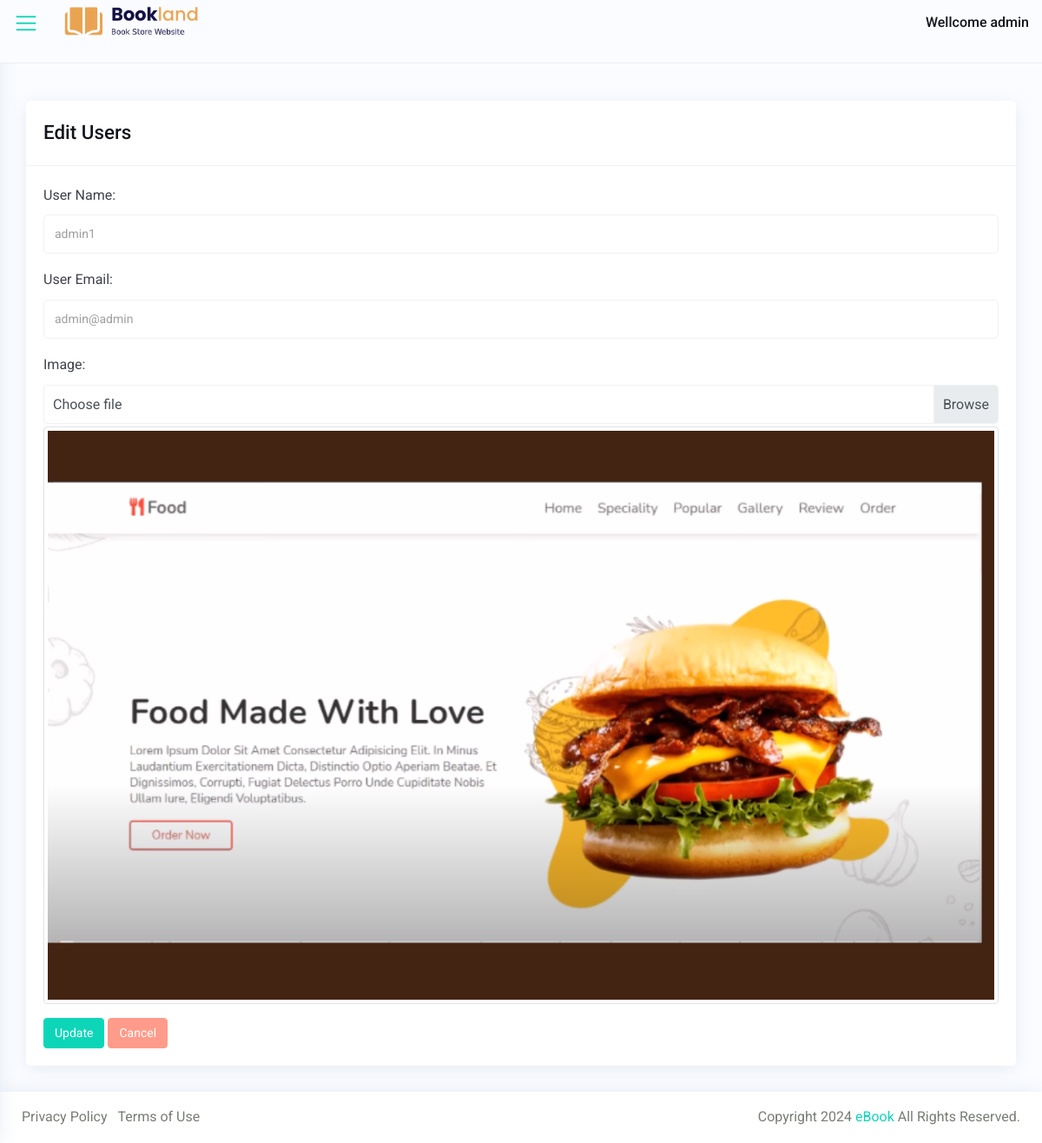
The page /admin/_usersUpdate.php?user_id=31 on the database its author committed.
### tables this page shows
CREATE TABLE `users` (
  `user_id` int(11) NOT NULL,
  `image` varchar(255) NOT NULL,
  `name` varchar(50) DEFAULT NULL,
  `email` varchar(255) DEFAULT NULL,
  `password` varchar(255) DEFAULT NULL,
  `registration_date` date DEFAULT current_timestamp()
);

### admin/_usersUpdate.php (the view, shortened to what this page needs)
<?php
include('partials/_header.php');
include('partials/_connection.php');
if (isset($_GET['user_id'])) {
    $user_id = $_GET['user_id'];
    $sql = "SELECT * FROM users WHERE user_id=$user_id";
    $result = mysqli_query($con, $sql);
    $row = mysqli_fetch_assoc($result);
    if ($row) {
        $name = $row['name'];
        $email = $row['email'];
        $image_path = $row['image'];
    } else {
        header('location: user.php');
        exit();
    }
}
?>
<div class="wrapper">
    <?php include('partials/_nav_bar.php'); ?>
    <div id="content-page" class="content-page">
        <div class="container-fluid">
            <div class="row">
                <div class="col-sm-12">
                    <div class="iq-card">
                        <div class="iq-card-header d-flex justify-content-between">
                            <div class="iq-header-title">
                                <h4 class="card-title">Edit Users</h4>
                            </div>
                        </div>
                        <div class="iq-card-body">
                            <form method="POST" enctype="multipart/form-data">
                                <div class="form-group">
                                    <label>User Name:</label>
                                    <input type="text" class="form-control" name="name" value="<?php echo $name; ?>">
                                </div>
                                <div class="form-group">
                                    <label>User Email:</label>
                                    <input type="email" class="form-control" name="email" value="<?php echo $email; ?>">
                                </div>
                                <div class="form-group">
                                    <label>Image:</label>
                                    <div class="custom-file" style="position: relative;">
                                        <label class="custom-file-label">Choose file</label>
                                    </div>
                                    <img src="<?php echo $image_path; ?>" alt="user Image" class="img-fluid img-thumbnail" style="display: block; margin-top: 10px;">
                                </div>
                                <button type="submit" class="btn btn-primary">Update</button>
                                <a href="user.php" class="btn btn-danger">Cancel</a>
                            </form>
                        </div>
                    </div>
                </div>
            </div>
        </div>
    </div>
</div>
<?php include('partials/_footer.php'); ?>

### admin/css/typography.css (style rules this page uses)
body { font-family: 'Roboto', sans-serif; font-weight: 400; font-style: normal; font-size: 16px; line-height: 1.8; padding: 0; margin: 0; color: var(--iq-body-text); background: var(--iq-body-bg); }
a, .btn { -webkit-transition: all 0.5s ease-out 0s; -moz-transition: all 0.5s ease-out 0s; -ms-transition: all 0.5s ease-out 0s; -o-transition: all 0.5s ease-out 0s; transition: all 0.5s ease-out 0s; }
a, button, input, btn { outline: medium none !important; }
a { color: var(--iq-primary); }
h1, h2, h3, h4, h5, h6 { font-family: 'Roboto', sans-serif; font-weight: 500; margin: 0px; line-height: 1.5; color: var(--iq-title-text); }
label { font-weight: normal; }
h4 { font-size: 1.400em; }
label { color: var(--iq-dark); }
.form-control { height: 45px; line-height: 45px; background: transparent; border: 1px solid var(--iq-border-light); font-size: 14px; color: var(--iq-secondary); border-radius: 5px; }
.custom-file-label { border-color: var(--iq-border-light); height: 45px; padding: 10px 10px; }
.custom-file-label::after { height: 43px; padding: 10px; }
.iq-card { background: var(--iq-light-card); -webkit-border-radius: 5px; -moz-border-radius: 5px; border-radius: 5px; margin-bottom: 30px; border: none; -webkit-box-shadow: 0px 4px 20px 0px rgba(44, 101, 144, 0.1); box-shadow: 0px 4px 20px 0px rgba(44, 101, 144, 0.1); }
.iq-card-body { padding: 20px; }
.iq-card .iq-card-header, .iq-card-transparent .iq-card-header { padding: 20px; margin-bottom: 0; -ms-flex-align: center !important; align-items: center !important; border-bottom: 1px solid var(--iq-border-light); }
.iq-card .iq-card-header .iq-header-title .card-title, .iq-card-transparent .iq-card-header .iq-header-title .card-title { margin-bottom: 0; }
.btn { font-size: 14px; border-radius: 4px; }
.btn-primary { background: var(--iq-primary); border-color: var(--iq-primary); }
.btn-danger { background-color: var(--iq-danger); border-color: var(--iq-danger); }

### admin/css/responsive.css (style rules this page uses)
@media (max-width:1299px) { .content-page, body.sidebar-main .content-page { margin-left: 0; padding: 116px 15px 0; } }

### admin/css/variable.css (style rules this page uses)
:root { --iq-title-text: #11141b; --iq-body-text: #777D74; --iq-body-bg : #fbfcff; --iq-primary: #0dd6b8; --iq-secondary: #a09e9e; --iq-success: #49f0d3; --iq-warning: #ffba68; --iq-danger: #ff9b8a; --iq-info: #d592ff; --iq-dark: #3f414d; --iq-light: #fafafb; --iq-white: #ffffff; --iq-black: #000000; --iq-gray: #b1b1b1; --iq-light-primary: #fbfcff; --iq-light-secondary: #f1f2f1; --iq-light-success: #eefff2; --iq-light-danger: #fff5f4; --iq-light-warning: #fffcf3; --iq-light-info: #eee6f5; --iq-light-dark: #f0efef; --iq-primary-hover: #11e1c2; --iq-secondary-hover: #807e7e; --iq-success-hover: #42f9d9; --iq-danger-hover: #f78673; --iq-warning-hover: #fdb45e; --iq-info-hover: #c280ea; --iq-dark-hover: #44454e; --iq-light-hover: #eaeeff; --iq-border: #ededf0; --iq-border-light: #f1f1f1; --iq-border-danger: #ff9273; --iq-light-card: #ffffff; --iq-primary-rgb: 100, 114, 248; --iq-primary-light: #f3fffe; --iq-color1: #4e37b2; --iq-color2: #02d871; --iq-color3: #309cf3; --iq-color4: #ff00ff; --iq-color5: #fb1f4c; --iq-color6: #00ced1; --iq-color7: #f35f3b; --iq-color8: #fde117; --iq-color9: #ff0000; --iq-color10: #88028c; --iq-color11: #00d5ab; --iq-color12: #ce9252; --iq-color13: #f9ae02; --iq-color14: #1e7fe4; --iq-color15: #006400; --iq-color16: #fa7c04; --iq-color17: #81bf02; --iq-color18: #99a7ca; --iq-color19: #3d2a26; --iq-color20: #a0746b; }

### rows shown on the page
users: name "admin1", email "admin@admin", image (picture)
